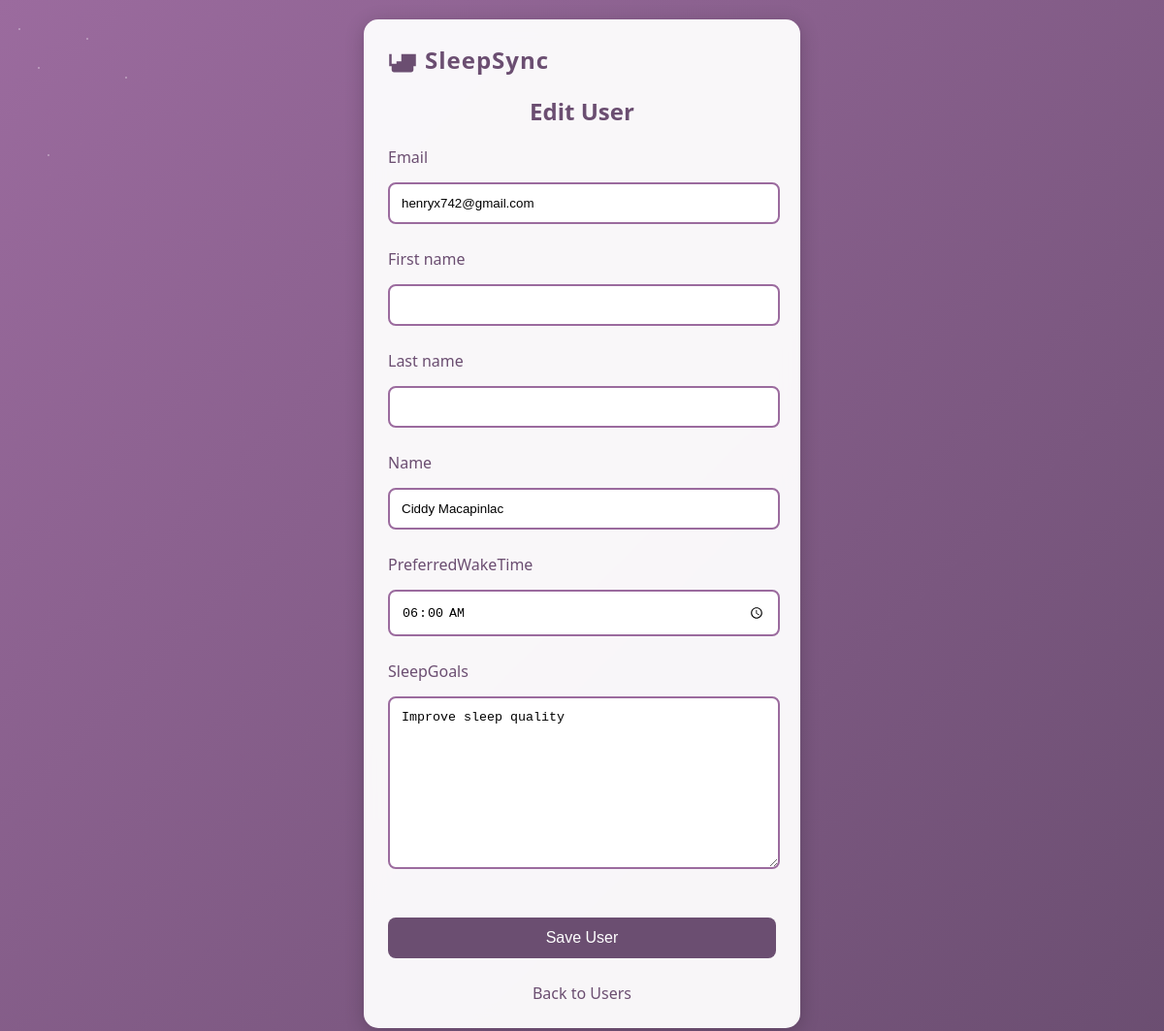
The page /tracker/users/1/edit/ on the database its author committed.
### tracker/models.py (models this page shows, shortened)
class User(AbstractBaseUser):
    userID = models.AutoField(primary_key=True)  # Explicitly define the primary key
    email = models.EmailField(unique=True)
    first_name = models.CharField(max_length=30, blank=True)
    last_name = models.CharField(max_length=30, blank=True)
    name = models.CharField(max_length=100, blank=True)
    preferredWakeTime = models.TimeField(null=True, blank=True)
    sleepGoals = models.TextField(blank=True)
    is_active = models.BooleanField(default=True)
    is_staff = models.BooleanField(default=False)
    objects = UserManager()
    USERNAME_FIELD = 'email'
    REQUIRED_FIELDS = ['first_name', 'last_name']

### tracker/views.py (the view)
# urls.py: path('users/<int:pk>/edit/', views.user_update, name='user_update'),
def user_update(request, pk):
    user = get_object_or_404(User, pk=pk)
    if request.method == 'POST':
        form = UserForm(request.POST, instance=user)
        if form.is_valid():
            form.save()
            return redirect('user_list')
    else:
        form = UserForm(instance=user)
    return render(request, 'tracker/user_form.html', {'form': form})

### tracker/forms.py
class UserForm(forms.ModelForm):
    class Meta:
        model = User
        fields = ['email', 'first_name', 'last_name', 'name', 'preferredWakeTime', 'sleepGoals']
        widgets = {
            'preferredWakeTime': forms.TimeInput(attrs={'type': 'time'}),
        }

### tracker/templates/tracker/user_form.html (shortened to what this page needs)
<!DOCTYPE html>
<html lang="en">
<head>
</head>
<body>
    <div class="container">
        <div class="logo">
            <svg viewBox="0 0 24 24">
                <path d="M19 7h-8v8H3V7H1v10h2v3c0 1.1.9 2 2 2h14c1.1 0 2-.9 2-2v-3h2V7h-2zM7 19h10v-6H7v6z"/>
            </svg>
            <span class="logo-text">SleepSync</span>
        </div>
        <h2>{% if form.instance.pk %}Edit User{% else %}Add New User{% endif %}</h2>
        <form method="post">
            {% for field in form %}
            <div class="form-group">
                <label for="{{ field.id_for_label }}">{{ field.label }}</label>
                {{ field }}
            </div>
            {% endfor %}
            <button type="submit">Save User</button>
        </form>
        <a href="{% url 'user_list' %}" class="cancel-link">Back to Users</a>
    </div>
</body>
</html>

### tracker/templates/tracker/user_form.html (style rules this page uses)
body { font-family: 'Segoe UI', sans-serif; margin: 0; min-height: 100vh; background: linear-gradient(135deg, #9b6b9e 0%, #6b4e71 100%); display: flex; align-items: center; justify-content: center; padding: 20px; color: #2c1810; }
.container { width: 100%; max-width: 400px; background: rgba(255, 255, 255, 0.95); padding: 25px; border-radius: 15px; box-shadow: 0 4px 20px rgba(0, 0, 0, 0.2); backdrop-filter: blur(10px); }
.logo { display: flex; align-items: center; gap: 8px; margin-bottom: 20px; }
.logo svg { width: 30px; height: 30px; fill: #6b4e71; }
.logo-text { font-size: 24px; font-weight: bold; color: #6b4e71; letter-spacing: 1px; }
h2 { color: #6b4e71; text-align: center; margin: 20px 0; font-size: 24px; }
.form-group { margin-bottom: 15px; }
label { display: block; margin-bottom: 5px; color: #6b4e71; font-weight: 500; }
input, select, textarea { width: calc(100% - 24px); padding: 12px; margin: 10px 0; border: 2px solid #9b6b9e; border-radius: 8px; background-color: #fff; transition: border-color 0.3s ease; }
button { width: 100%; padding: 12px; margin: 20px 0 10px; border: none; border-radius: 8px; background-color: #6b4e71; color: white; font-size: 16px; cursor: pointer; transition: background-color 0.3s ease; }
.cancel-link { display: block; text-align: center; margin-top: 15px; text-decoration: none; color: #6b4e71; font-weight: 500; transition: color 0.3s ease; }

### rows shown on the page
User: form "henryx742@gmail.com" "Ciddy Macapinlac" "06:00:00" "Improve sleep quality"

### other values the page prints
{{ field.label }} "Email" "First name" "Last name" "Name" "PreferredWakeTime" "SleepGoals"
